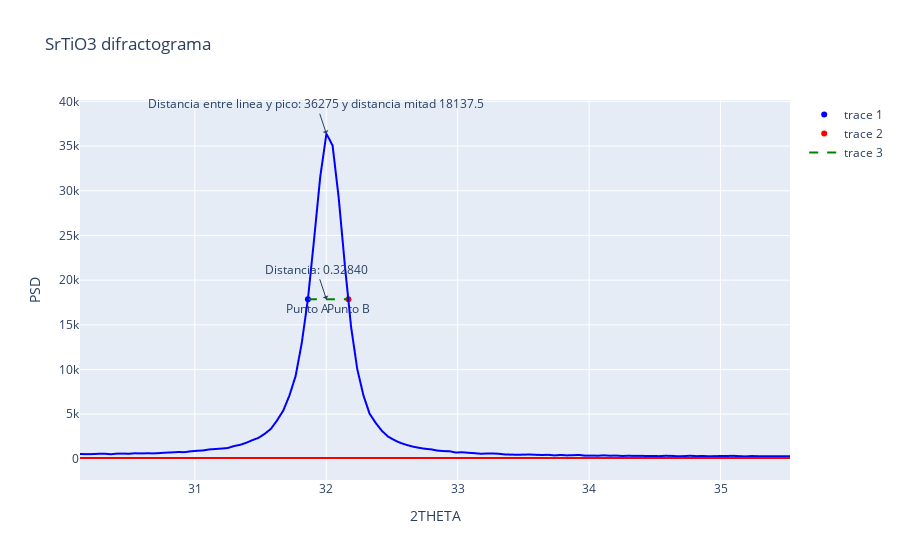

This figure's notebook cell:
### Markdown cell above
## Creamos la gráfica interactiva para la formula de Debye-Scherrer

En esta parte del código se obtienen los puntos más relevantes de la gráfica y se les da un tratamiento para poder trabajar con ellos.

### Code cell
df = pd.read_csv('data.csv')

y_position_value_global = 100
beta_constant_value = 0


fig = px.line(df, x=' 2THETA', y=' PSD', labels={'Name': '2theta', 'Value': 'values'}, title='SrTiO3 difractograma')
fig.update_traces(line=dict(color='blue')) 

# Add a line parallel to x-axis at y_position_value
fig.add_shape(
    type='line',
    x0=df[' 2THETA'].min(),
    y0=y_position_value_global,
    x1=df[' 2THETA'].max(),
    y1=y_position_value_global,
    line=dict(color='red', width=2, dash='solid')
)

#-------------------------------------------------
#Se calcula la altura máxima en de la reflexión más grande:
#altura_reflexion_max = max(df[' PSD'].values).idxmin - y_position_value_global
# indice reflexión más alta
indice_refle_mas_alta = df[df[' PSD'] == max(df[' PSD'].values)].index[0]
#print(indice_refle_mas_alta)
# Obtenemos la mitad de la distancia con de la reflexión mas grande usando el punto de referencia
given_PSD_value = altura_reflexion_max/2

# Se calcula la diferencia absoluta entre los dos valores dados y todos los datos de la columna PSD.
df['Absolute_Difference'] = abs(df[' PSD'] - given_PSD_value)


# Encuentra la fila con la menor diferencia encontrada
closest_index = df['Absolute_Difference'].idxmin()

closest_2THETA_value = df.loc[closest_index, ' 2THETA']
closest_PSD_value = df.loc[closest_index, ' PSD']

# Encontramos el siguiente valor más cercano
next_upper_values = df[df[' PSD'] > given_PSD_value]
if not next_upper_values.empty:
    next_upper_index = next_upper_values[' PSD'].idxmin()
    next_upper_2THETA = df.loc[next_upper_index, ' 2THETA']
    next_upper_PSD = df.loc[next_upper_index, ' PSD']

#-------------------------------------------------

promedio_de_dos_puntos = ((df[' 2THETA'][next_upper_index] + df[' 2THETA'][next_upper_index + 1])/2) + 0.003

# Agregamos dos puntos con las coordenadas de closes index y el promedio de 2theta en el next_upper_index y next_upper_index + 1
fig.add_trace(go.Scatter(x=[df[' 2THETA'][closest_index]], y=[df[' PSD'][closest_index]], mode='markers+text', text='Punto A', textposition='bottom center', marker=dict(color='blue')))
fig.add_trace(go.Scatter(x=[promedio_de_dos_puntos], y=[df[' PSD'][closest_index]], mode='markers+text', text='Punto B', textposition='bottom center', marker=dict(color='red')))


# Creamos una linea entre esos cos puntos
fig.add_trace(go.Scatter(x=[df[' 2THETA'][closest_index], promedio_de_dos_puntos], y=[df[' PSD'][closest_index], df[' PSD'][closest_index]], mode='lines', line=dict(color='green', dash='dash')))


# Se calcula la distancia con la formula euclidiana
def calculate_fwhm(index):
    half_max = df[' PSD'][index] / 2  # Half of the peak's maximum value
    left_bound = np.where(df[' PSD'][:index] < half_max)[0][-1]  # Left boundary
    right_bound = np.where(df[' PSD'][index:] < half_max)[0][0] + index  # Right boundary
    fwhm = df[' 2THETA'][right_bound] - df[' 2THETA'][left_bound]  # FWHM calculation
    return fwhm

beta_constant_value = calculate_fwhm(indice_refle_mas_alta)  #Se guardan los datos en la variable global
distance_two_points = beta_constant_value
# Se agrega una anotación con esta distancia
fig.add_annotation(
    x=(next_upper_2THETA + closest_2THETA_value)/2,
    y=df[' PSD'][closest_index],
    text=f'Distancia: {distance_two_points:.5f}', # Ponemos la distancia con 3 puntos decimales
    showarrow=True,
    arrowhead=1,
)

fig.add_annotation(
    x=(next_upper_2THETA + closest_2THETA_value)/2,
    y=df[' PSD'][closest_index + 3],
    text=f'Distancia entre linea y pico: {altura_reflexion_max} y distancia mitad {altura_reflexion_max/2}', # Ponemos la distancia con 3 puntos decimales
    showarrow=True,
    arrowhead=1,
)

fig.show()

### Figure 1 — Plotly figure (JSON) as saved in the notebook; plotly's stock layout.template omitted (floating-point values rounded to 4 significant figures; data arrays with more than 128 entries replaced by an {"elided": "..."} marker saying what was removed)
{"data": [{"hovertemplate": " 2THETA=%{x}<br> PSD=%{y}<extra></extra>", "legendgroup": "", "line": {"color": "blue", "dash": "solid"}, "marker": {"symbol": "circle"}, "mode": "lines", "name": "", "showlegend": false, "type": "scattergl", "x": {"elided": "1706 float values"}, "xaxis": "x", "y": {"elided": "1706 int values"}, "yaxis": "y"}, {"marker": {"color": "blue"}, "mode": "markers+text", "text": "Punto A", "textposition": "bottom center", "type": "scatter", "x": [31.86], "y": [17860]}, {"marker": {"color": "red"}, "mode": "markers+text", "text": "Punto B", "textposition": "bottom center", "type": "scatter", "x": [32.17], "y": [17860]}, {"line": {"color": "green", "dash": "dash"}, "mode": "lines", "type": "scatter", "x": [31.86, 32.17], "y": [17860, 17860]}], "layout": {"annotations": [{"arrowhead": 1, "showarrow": true, "text": "Distancia: 0.32840", "x": 32.0, "y": 17860}, {"arrowhead": 1, "showarrow": true, "text": "Distancia entre linea y pico: 36275 y distancia mitad 18137.5", "x": 32.0, "y": 36375}], "autosize": true, "legend": {"tracegroupgap": 0}, "shapes": [{"line": {"color": "red", "dash": "solid", "width": 2}, "type": "line", "x0": 10, "x1": 89.98, "y0": 100, "y1": 100}], "title": {"text": "SrTiO3 difractograma"}, "xaxis": {"anchor": "y", "autorange": false, "domain": [0, 1], "range": [30.13, 35.53], "title": {"text": " 2THETA"}, "type": "linear"}, "yaxis": {"anchor": "x", "autorange": false, "domain": [0, 1], "range": [-2370.0, 40160.0], "title": {"text": " PSD"}, "type": "linear"}}}
